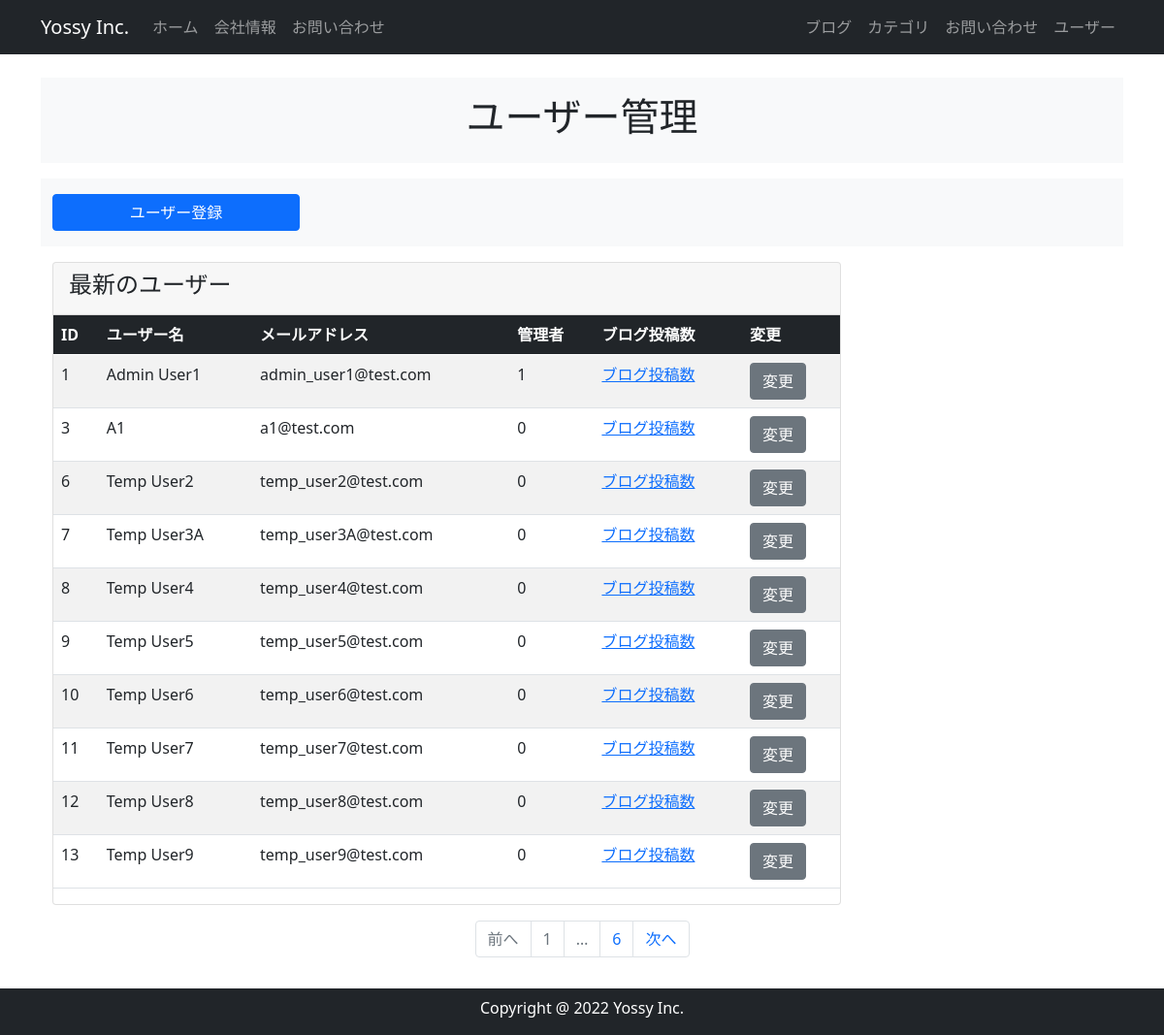
The app's page /user_maintenance, older data.
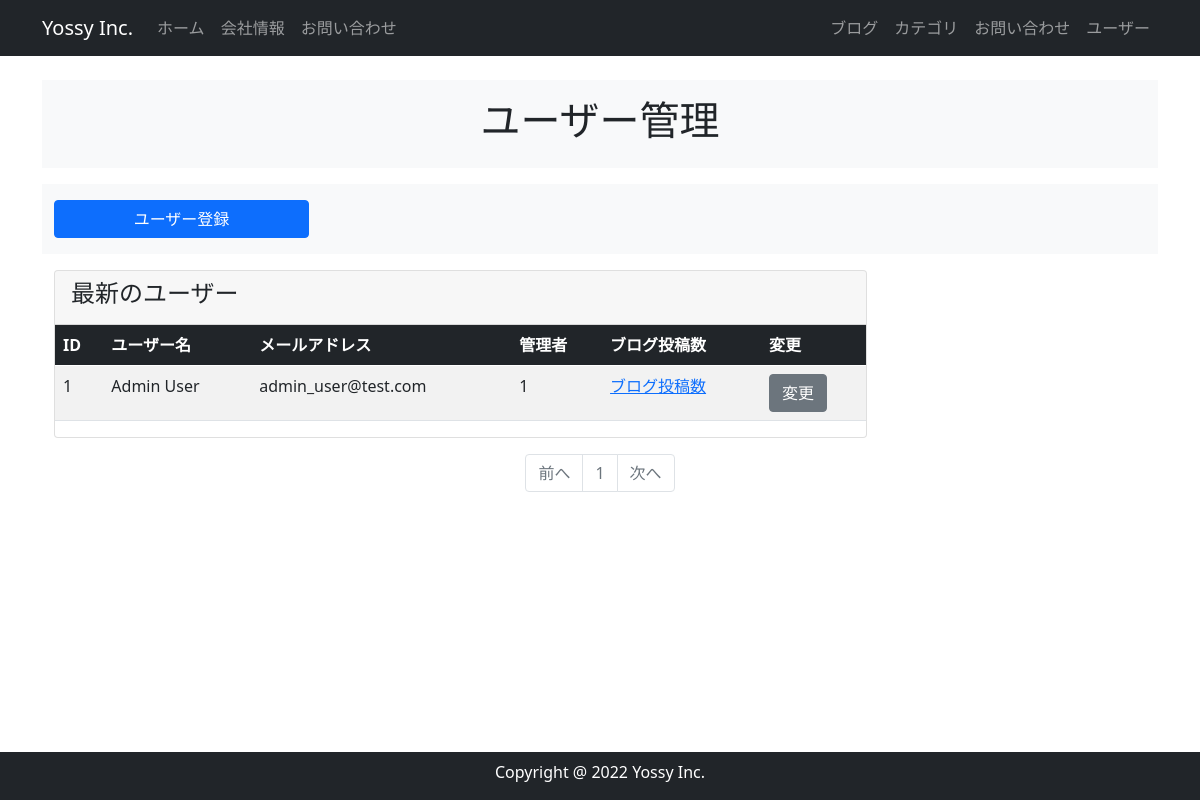
The same page, newer data.
### app.py (models this page shows, shortened)
class User(db.Model, UserMixin):
    __tablename__ = 'users'
    id = db.Column(db.Integer, primary_key=True)
    email = db.Column(db.String(64), unique=True, index=True)
    username = db.Column(db.String(64), unique=True, index=True)
    password_hash = db.Column(db.String(128))
    administrator = db.Column(db.String(1))
    post = db.relationship('BlogPost', backref='author', lazy='dynamic')

### app.py (the view)
@app.route("/user_maintenance")
def user_maintenance():
    page = request.args.get('page', 1, type=int)
    users = User.query.order_by(User.id).paginate(page=page, per_page=10)
    return render_template("user_maintenance.html", users=users)

### app.py (called while the page is built)
@event.listens_for(Engine, "connect")
def set_sqlite_pragma(dbapi_connection, connection_record):
    cursor = dbapi_connection.cursor()
    cursor.execute("PRAGMA foreign_keys=ON")
    cursor.close()

### templates/user_maintenance.html
{% extends "base.html" %} {% block content %}
<header id="page-header">
  <div class="container my-3 py-3 bg-light">
    <div class="row">
      <div class="col-md-6 m-auto text-center">
        <h1>ユーザー管理</h1>
      </div>
    </div>
  </div>
</header>
<section id="menu">
  <div class="container my-3 py-3 bg-light">
    <div class="row">
      <div class="col-md-3">
        <a href="{{ url_for('register') }}" class="btn btn-primary w-100">
          ユーザー登録
        </a>
      </div>
    </div>
  </div>
</section>
<section id="list">
  <div class="container my-3">
    <div class="row">
      <div class="col-md-9">
        <div class="card">
          <div class="card-header">
            <h4>最新のユーザー</h4>
          </div>
          <table class="table table-striped">
            <thead class="table-dark">
              <tr>
                <th>ID</th>
                <th>ユーザー名</th>
                <th>メールアドレス</th>
                <th>管理者</th>
                <th>ブログ投稿数</th>
                <th>変更</th>
              </tr>
            </thead>
            <tbody>
              {% for user in users.items %}
              <tr>
                <td>{{ user.id }}</td>
                <td>{{ user.username }}</td>
                <td>{{ user.email }}</td>
                <td>{{ user.administrator }}</td>
                <td><a href="#">ブログ投稿数</a></td>
                <td><a href="{{ url_for('account',user_id=user.id) }}" class="btn btn-secondary"> 変更 </a></td>
              </tr>
              {% endfor %}
            </tbody>
          </table>
        </div>
      </div>
    </div>
  </div>
</section>
<nav class="my-2" aria-label="Page navigation">
  <ul class="pagination justify-content-center">
    <li class="page-item {% if not users.has_prev %}disabled{% endif %}">
      <a class="page-link" href="{{ url_for('user_maintenance', page=users.prev_num) if users.has_prev else '#' }}">
        前へ
      </a>
    </li>
    {% for page_num in users.iter_pages(left_edge=1, right_edge=1, left_current=1, right_current=1) %}
      {% if page_num %}
        <li class="page-item {% if users.page == page_num %}disabled{% endif %}">
          <a class="page-link" href="{{ url_for('user_maintenance', page=page_num) if users.page != page_num else '#' }}">
            {{ page_num }}
          </a>
        </li>
      {% else %}
        <li class="page-item disabled"><a class="page-link" href="#">&hellip;</a></li>
      {% endif %}
    {% endfor %}
    <li class="page-item {% if not users.has_next %}disabled{% endif %}">
      <a class="page-link" href="{{ url_for('user_maintenance', page=users.next_num) if users.has_next else '#' }}">
        次へ
      </a>
    </li>
  </ul>
</nav>
{% endblock %}

### templates/base.html (shortened to what this page needs)
<!DOCTYPE html>
<html lang="en">
  <head>
    <link
      href="https://cdn.jsdelivr.net/npm/bootstrap@5.0.2/dist/css/bootstrap.min.css"
      rel="stylesheet"
    />
  </head>
  <body>
    <nav class="navbar navbar-expand-lg navbar-dark bg-dark fixed-top">
      <div class="container">
        <a class="navbar-brand" href="#">Yossy Inc.</a>
        <div class="collapse navbar-collapse" id="navbarNav">
          <ul class="navbar-nav">
            <li class="nav-item">
              <a class="nav-link" href="#">ホーム</a>
            </li>
            <li class="nav-item">
              <a class="nav-link" href="#">会社情報</a>
            </li>
            <li class="nav-item">
              <a class="nav-link" href="#">お問い合わせ</a>
            </li>
          </ul>
          <ul class="navbar-nav ms-auto">
            <li class="nav-item">
              <a class="nav-link" href="#">ブログ</a>
            </li>
            <li class="nav-item">
              <a class="nav-link" href="#">カテゴリ</a>
            </li>
            <li class="nav-item">
              <a class="nav-link" href="#">お問い合わせ</a>
            </li>
            <li class="nav-item">
              <a class="nav-link" href="{{url_for('user_maintenance')}}"
                >ユーザー</a
              >
            </li>
          </ul>
        </div>
      </div>
    </nav>
    {% from "_formhelpers.html" import render_field %}
    <div class="container" style="padding-top: 4rem; padding-bottom: 4rem">
       {% block content %} {% endblock %}
    </div>
    <footer id="footer" class="footer text-center pt-2 bg-dark fixed-bottom">
      <div class="container">
        <div class="row">
          <div class="col text-white">
            <p>Copyright @ 2022 Yossy Inc.</p>
          </div>
        </div>
      </div>
    </footer>
  </body>
</html>

Row changes from the older to the newer data that the page shows:
removed User: id "3", username "A1", email "a1@test.com", administrator "0"
removed User: id "6", username "Temp User2", email "temp_user2@test.com", administrator "0"
removed User: id "7", username "Temp User3A", email "temp_user3A@test.com", administrator "0"
removed User: id "8", username "Temp User4", email "temp_user4@test.com", administrator "0"
removed User: id "9", username "Temp User5", email "temp_user5@test.com", administrator "0"
removed User: id "10", username "Temp User6", email "temp_user6@test.com", administrator "0"
removed User: id "11", username "Temp User7", email "temp_user7@test.com", administrator "0"
removed User: id "12", username "Temp User8", email "temp_user8@test.com", administrator "0"
removed User: id "13", username "Temp User9", email "temp_user9@test.com", administrator "0"
changed User id 1: username "Admin User1" → "Admin User"; email "admin_user1@test.com" → "admin_user@test.com"
Text that changed along with them:
list line gone: "6"
